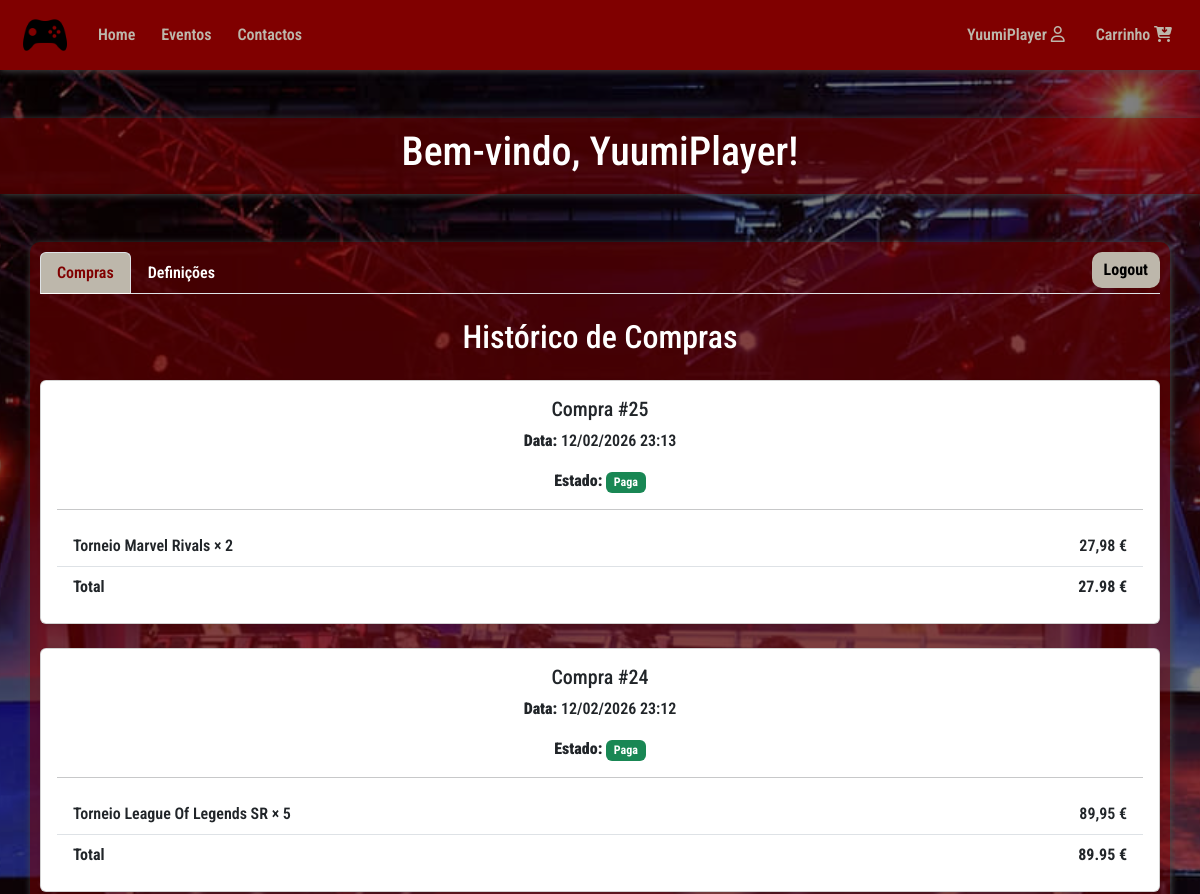
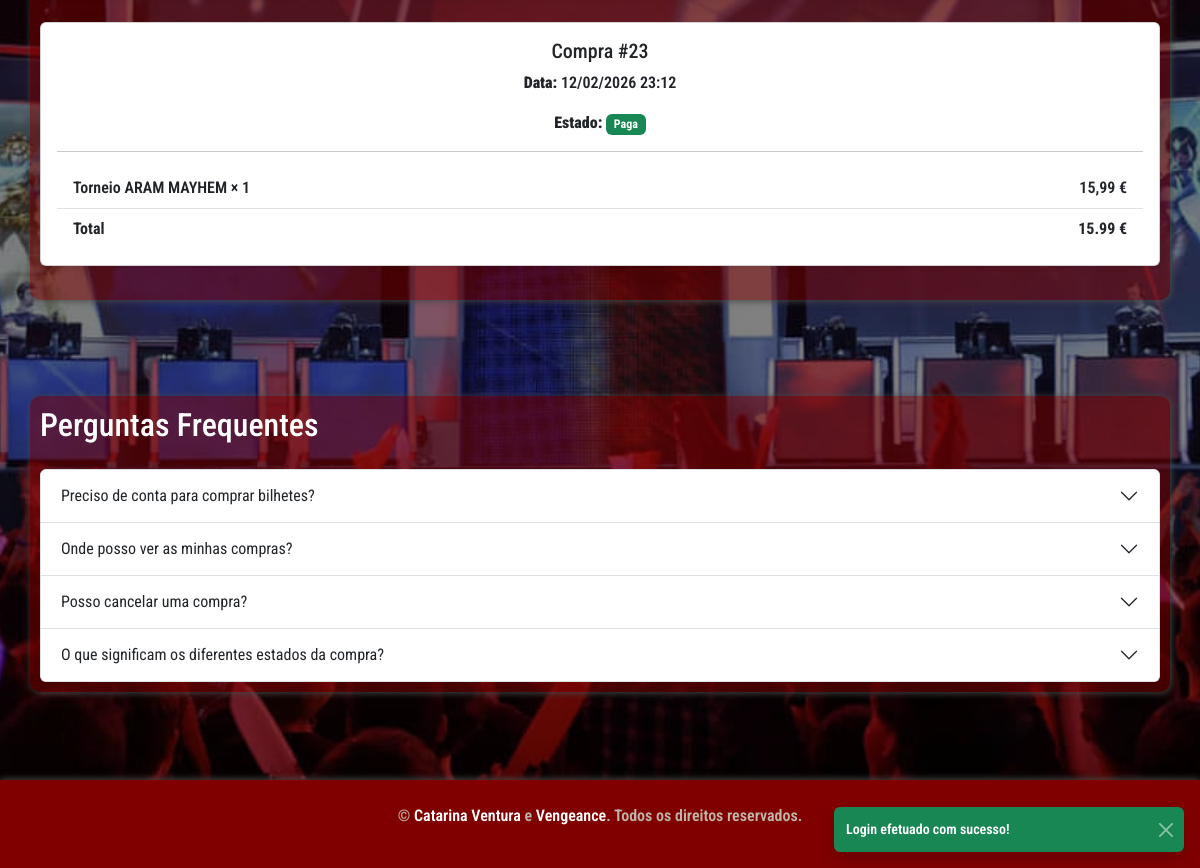
The app's page /users/profile.php (signed in) with its own data (2 pictures, top to bottom).
### tables this page shows
CREATE TABLE `purchases` (
  `id` int(11) NOT NULL,
  `user_id` int(11) NOT NULL,
  `total_amount` decimal(10,2) NOT NULL,
  `status` enum('pending','paid','cancelled','refunded') DEFAULT 'pending',
  `created_at` timestamp NOT NULL DEFAULT current_timestamp()
);

CREATE TABLE `purchase_items` (
  `id` int(11) NOT NULL,
  `purchase_id` int(11) NOT NULL,
  `event_id` int(11) NOT NULL,
  `quantity` int(11) NOT NULL,
  `price_at_purchase` decimal(10,2) NOT NULL
);

CREATE TABLE `events` (
  `id` int(11) NOT NULL,
  `name` varchar(150) NOT NULL,
  `date` datetime NOT NULL,
  `description` text DEFAULT NULL,
  `image` varchar(255) DEFAULT NULL,
  `price` decimal(10,2) NOT NULL CHECK (`price` >= 0),
  `stock` int(11) NOT NULL CHECK (`stock` >= 0),
  `is_active` tinyint(1) DEFAULT 1,
  `created_at` timestamp NOT NULL DEFAULT current_timestamp(),
  `updated_at` timestamp NOT NULL DEFAULT current_timestamp() ON UPDATE current_timestamp(),
  `category_id` int(11) DEFAULT NULL
);

### users/profile.php (the view, shortened to what this page needs)
<?php
include __DIR__ . "/../db.php";
$user_id = $_SESSION["user_id"];
$purchases = [];
$sql = "
    SELECT p.id, p.created_at, p.status, p.total_amount
    FROM purchases p
    WHERE p.user_id = ?
    ORDER BY p.created_at DESC
";
$stmt = $conn->prepare($sql);
$stmt->bind_param("i", $user_id);
$stmt->execute();
$result = $stmt->get_result();
while ($row = $result->fetch_assoc()) {
    $purchases[] = $row;
}
function getPurchaseItems($conn, $purchase_id) {
    $items = [];
    $sql = "
        SELECT
            pi.event_id,
            e.name,
            e.price AS unit_price,
            pi.quantity,
            (e.price * pi.quantity) AS subtotal
        FROM purchase_items pi
        JOIN events e ON e.id = pi.event_id
        WHERE pi.purchase_id = ?
    ";
    $stmt = $conn->prepare($sql);
    $stmt->bind_param("i", $purchase_id);
    $stmt->execute();
    $result = $stmt->get_result();
    while ($row = $result->fetch_assoc()) {
        $items[] = $row;
    }
    return $items;
}
?>
<!DOCTYPE html>
<html lang="pt">
<head>
    <link href="https://cdn.jsdelivr.net/npm/bootstrap@5.3.8/dist/css/bootstrap.min.css" rel="stylesheet">
    <link rel="stylesheet" href="styles/main_style.css">
    <link rel="stylesheet" href="styles/user_style.css">
</head>
<body>
<?php include __DIR__ . "/../header.php"; ?>
    <main>
        <section class="intro text-center my-5 section-titulo">
            <h1>Bem-vindo, <?= htmlspecialchars($username) ?>!</h1>
        </section>
        <section class="container my-5 section-content">
        <ul class="nav nav-tabs mb-4" id="profileTabs" role="tablist">
            <li class="nav-item" role="presentation">
                <button class="nav-link active" id="history-tab" data-bs-toggle="tab" data-bs-target="#history" type="button">Compras</button>
            </li>
            <li class="nav-item" role="presentation">
                <button class="nav-link" id="account-tab" data-bs-toggle="tab" data-bs-target="#account" type="button">Definições</button>
            </li>
            <li class="nav-item ms-auto">
                <a href="users/logout.php" class="btn btn-danger botao-geral">Logout</a>
            </li>
        </ul>
        <div class="tab-content" id="adminTabsContent">
            <div class="tab-pane fade show active text-center" id="history" role="tabpanel">
                <h2>Histórico de Compras</h2>
                <?php if (empty($purchases)): ?>
                    <p class="mt-3">Ainda não fez nenhuma compra.</p>
                    <p class="mt-3">Adicione bilhetes ao seu carrinho <a class="links" href="events.php">aqui</a>!</p>
                <?php else: ?>
                    <?php foreach ($purchases as $purchase): ?>
                        <div class="card my-4 shadow-sm">
                            <div class="card-body">
                                <h5 class="card-title">
                                    Compra #<?= $purchase['id'] ?>
                                </h5>
                                <p class="card-text">
                                    <strong>Data:</strong>
                                    <?= date("d/m/Y H:i", strtotime($purchase['created_at'])) ?>
                                </p>
                                <p class="card-text">
                                    <strong>Estado:</strong>
                                    <?php if ($purchase['status'] === 'paid'): ?>
                                        <span class="badge bg-success">Paga</span>
                                    <?php endif; ?>
                                </p>
                                <hr>
                                <ul class="list-group list-group-flush">
                                    <?php
                                        $items = getPurchaseItems($conn, $purchase['id']);
                                        foreach ($items as $item):
                                    ?>
                                        <li class="list-group-item d-flex justify-content-between">
                                            <span>
                                                <?= htmlspecialchars($item['name']) ?>
                                                × <?= $item['quantity'] ?>
                                            </span>
                                            <span>
                                                <?= number_format($item['subtotal'], 2, ",", ".") ?> €
                                            </span>
                                        </li>
                                    <?php endforeach; ?>
                                    <li class="list-group-item d-flex justify-content-between fw-bold">
                                        <span>Total</span>
                                        <span><?= number_format($purchase['total_amount'], 2) ?> €</span>
                                    </li>
                                </ul>
                            </div>
                        </div>
                    <?php endforeach; ?>
                <?php endif; ?>
            </div>
        </div>
    </main>
            <section class="container my-5 section-content" id="faq">
                <h2 class="mb-4">Perguntas Frequentes</h2>
                <div class="accordion" id="faqAccordion">
                    <div class="accordion-item">
                    <h2 class="accordion-header" id="faqHeading1">
                        <button class="accordion-button collapsed" type="button" data-bs-toggle="collapse" data-bs-target="#faqCollapse1" aria-expanded="false" aria-controls="faqCollapse1">
                        Preciso de conta para comprar bilhetes?
                        </button>
                    </h2>
                    </div>
                    <div class="accordion-item">
                    <h2 class="accordion-header" id="faqHeading2">
                        <button class="accordion-button collapsed" type="button" data-bs-toggle="collapse" data-bs-target="#faqCollapse2" aria-expanded="false" aria-controls="faqCollapse2">
                        Onde posso ver as minhas compras?
                        </button>
                    </h2>
                    </div>
                    <div class="accordion-item">
                    <h2 class="accordion-header" id="faqHeading3">
                        <button class="accordion-button collapsed" type="button" data-bs-toggle="collapse" data-bs-target="#faqCollapse3" aria-expanded="false" aria-controls="faqCollapse3">
                        Posso cancelar uma compra?
                        </button>
                    </h2>
                    </div>
                    <div class="accordion-item">
                    <h2 class="accordion-header" id="faqHeading4">
                        <button class="accordion-button collapsed" type="button" data-bs-toggle="collapse" data-bs-target="#faqCollapse4" aria-expanded="false" aria-controls="faqCollapse4">
                        O que significam os diferentes estados da compra?
                        </button>
                    </h2>
                    </div>
                </div>
            </section>
    <div class="position-fixed bottom-0 end-0 p-3" style="z-index: 1055">
    </div>
    <footer class="text-center py-4 rodapé">
        <p>&copy; <span class="highlights">Catarina Ventura</span> e <span class="highlights">Vengeance</span>. Todos os direitos reservados.</p>
    </footer>
    <?php if(isset($_SESSION['notification']) && $_SESSION['notification'] != ''): ?>
        <div class="position-fixed bottom-0 end-0 p-3" style="z-index: 1055">
            <div id="actionToast" class="toast align-items-center text-bg-<?= $_SESSION['notification_type'] ?> border-0"
                role="alert" aria-live="assertive" aria-atomic="true">
                <div class="d-flex">
                    <div class="toast-body">
                        <?= htmlspecialchars($_SESSION['notification']) ?>
                    </div>
                    <button type="button" class="btn-close btn-close-white me-2 m-auto"
                            data-bs-dismiss="toast" aria-label="Close"></button>
                </div>
            </div>
        </div>
        <?php endif; ?>
</body>
</html>

### styles/main_style.css (style rules this page uses)
body { background-color: black; color: black; display: flex; flex-direction: column; font-weight: 600; overflow-x: hidden; font-family: 'Roboto Condensed', sans-serif; }
main { width: 100%; }
h1 { font-size: 2.5rem; }
.section-titulo, .contact-section { box-shadow: 1px 1px 7px #484948; background-color: rgba(128, 0, 0, 0.5); padding: 10px; color: white; }
.section-content { box-shadow: 1px 1px 7px #484948; background-color: rgba(128, 0, 0, 0.5); padding: 10px; color: white; border-radius: 10px; }
.botao-geral { background-color: #BDB7AB; color: black; border: none; transition: all 0.3s ease; border-radius: 10px; font-weight: bold; }
footer { position: sticky; width: 100%; z-index: 999; }
.rodapé { background-color: maroon; padding: 10px; text-align: center; margin-top: 40px; box-shadow: 0 -1px 7px #484948; color: #BDB7AB; }
.highlights { color: white; }

### styles/user_style.css (style rules this page uses)
#users-tab, #purchases-tab, #events-tab, #history-tab, #account-tab { color: white; }
#users-tab.active, #purchases-tab.active, #events-tab.active, #history-tab.active, #account-tab.active { background-color: #BDB7AB; color: maroon; }

### records on screen
purchases: id "25", created_at "12/02/2026 23:13", status "Paga", total_amount "27.98"
purchase_items: event.name "Torneio Marvel Rivals", quantity "2", subtotal "27,98"
purchases: id "24", created_at "12/02/2026 23:12", status "Paga", total_amount "89.95"
purchase_items: event.name "Torneio League Of Legends SR", quantity "5", subtotal "89,95"
purchases: id "23", created_at "12/02/2026 23:12", status "Paga", total_amount "15.99"
purchase_items: event.name "Torneio ARAM MAYHEM", quantity "1", subtotal "15,99"

### other values on screen
$username "YuumiPlayer"
$_SESSION['notification'] "Login efetuado com sucesso!"
